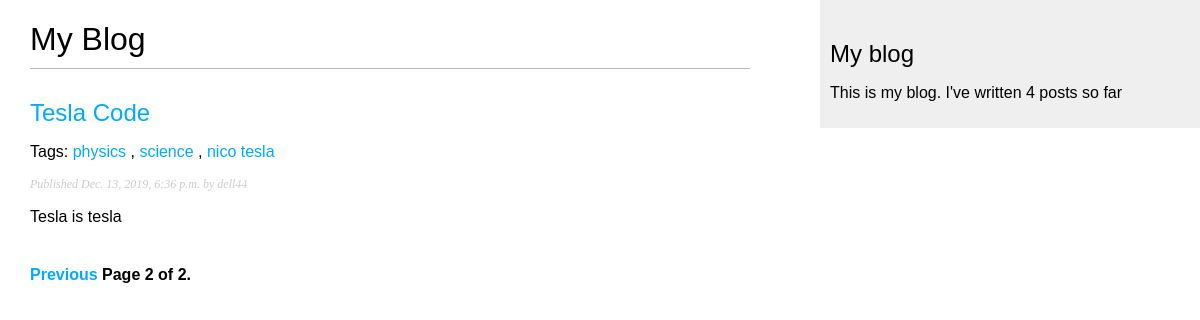
/blog/?page=2, run on an earlier commit of the app's database.
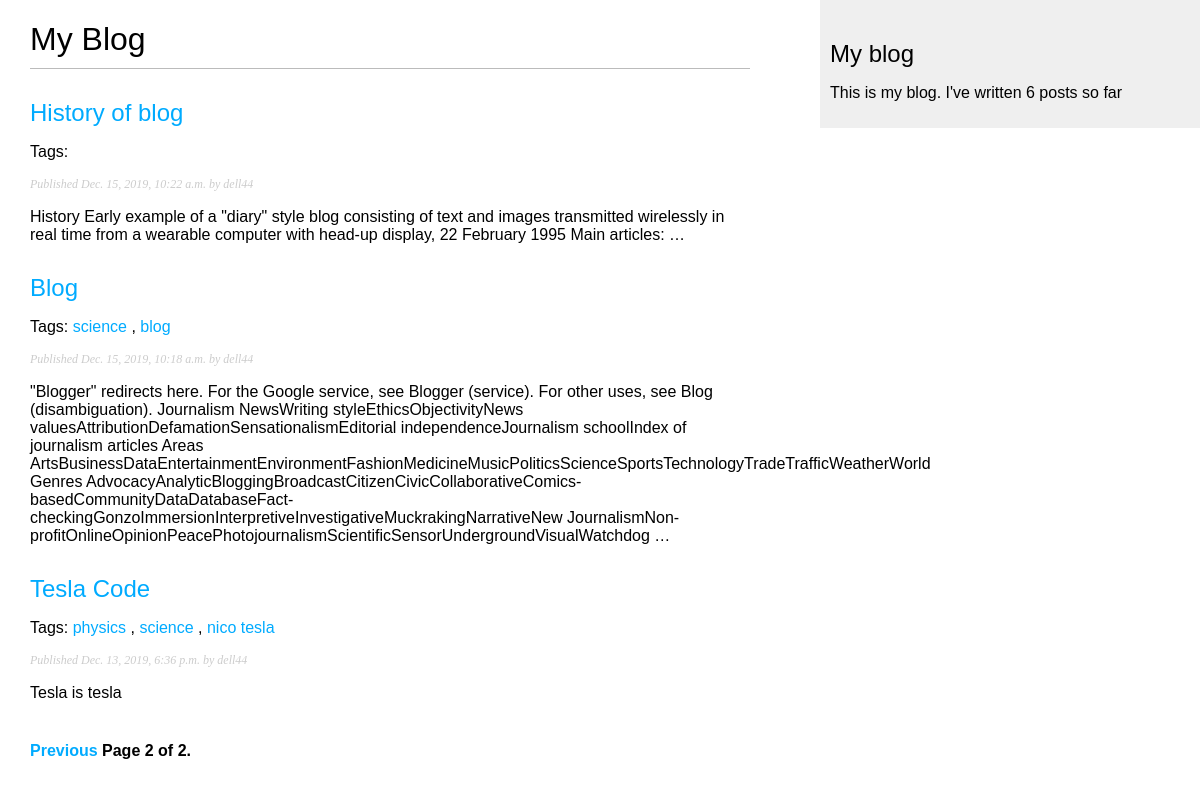
And on a later commit of the database.
### blog/models.py (models this page shows, shortened)
class Post(models.Model):
    STATUS_CHOICE = (
                    ('draft', 'Draft'),
                    ('published','Published')
                    )
    tags =  TaggableManager()
    title = models.CharField(max_length=250 )
    slug = models.SlugField(max_length =250 ,
                            unique_for_date = 'publish')
    author = models.ForeignKey(User, on_delete = models.CASCADE,
                              related_name = 'blog_posts' )
    body = models.TextField()
    publish = models.DateTimeField(default =timezone.now)
    created = models.DateTimeField(auto_now_add = True)
    updated = models.DateTimeField(auto_now =True)
    status = models.CharField(max_length =10 ,choices = STATUS_CHOICE,default = 'draft')
    objects = models.Manager()
    published = PublishedManager()
    class Meta:
        ordering   = ('-publish',)
    def get_absolute_url (self):
        return reverse('blog:post_detail',
                        args =[self.publish.year,
                                self.publish.month,
                                self.publish.day,
                                self.slug ])

### blog/views.py (the view)
# urls.py: path('', views.post_list, name ='post_list'    ),
def post_list(request,tag_slug = None):
    object_list = Post.published.all()
    tag = None
    if tag_slug:
        tag = get_object_or_404 (Tag, slug = tag_slug)
        object_list = object_list.filter(tags__in = [tag])
    paginator =Paginator(object_list,3)
    page =request.GET.get('page')
    try:
        posts = paginator.page(page)
    except PageNotAnInteger :
        posts = paginator.page(1)
    except EmptyPage:
        posts = paginator.page(paginator.num_pages)
    return render (request , 'blog/post/list.html', {'page':page,'posts': posts , 'tag':tag})

### blog/models.py (called while the page is built)
    def get_queryset(self):
        return super(PublishedManager,
                 self).get_queryset()\
                      .filter(status='published')

### blog/templatetags/blog_tags.py (called while the page is built)
@register.simple_tag
def total_posts():
    return Post.published.count()

### blog/templates/blog/post/list.html (shortened to what this page needs)
{% extends "blog/base.html" %}
{% block content %}
  <h1>My Blog</h1>
  {% for post in posts %}
    <h2>
      <a href="{{ post.get_absolute_url }}">
        {{ post.title }}
      </a>
    </h2>
    <p class="tags">
      Tags:
      {% for tag in post.tags.all %}
        <a href="{% url "blog:post_list_by_tag" tag.slug %}">
          {{ tag.name }}
        </a>
        {% if not forloop.last %}, {% endif %}
      {% endfor %}
    </p>
    <p class="date">
      Published {{ post.publish }} by {{ post.author }}
    </p>
    {{ post.body|truncatewords:30|linebreaks }}
  {% endfor %}
  {% include "pagination.html" with page=posts %}
{% endblock %}

What changed in the data, as far as the page shows it:
now on this page (row unchanged): Post: title "History of blog", publish "Dec. 15, 2019, 10:22 a.m.", author "dell44", body "History Early example of a \"diary\" style blog consisting of text and images transmitted wirelessly in real time from a wearable computer with head-up display, 22 February 1995 Main articles: …"
now on this page (row edited): Post: title "Blog", publish "Dec. 15, 2019, 10:18 a.m.", author "dell44", body "\"Blogger\" redirects here. For the Google service, see Blogger (service). For other uses, see Blog (disambiguation). Journalism NewsWriting styleEthicsObjectivityNews valuesAttributionDefamationSensationalismEditorial independenceJournalism schoolIndex of journalism articles Areas ArtsBusinessDataEntertainmentEnvironmentFashionMedicineMusicPoliticsScienceSportsTechnologyTradeTrafficWeatherWorld Genres AdvocacyAnalyticBloggingBroadcastCitizenCivicCollaborativeComics-basedCommunityDataDatabaseFact-checkingGonzoImmersionInterpretiveInvestigativeMuckrakingNarrativeNew JournalismNon-profitOnlineOpinionPeacePhotojournalismScientificSensorUndergroundVisualWatchdog …", Tag (name "science")
added Tag: name "blog", shown under "Blog"
Also different on the page:
text no longer shown: "4"
text now shown: "6"
